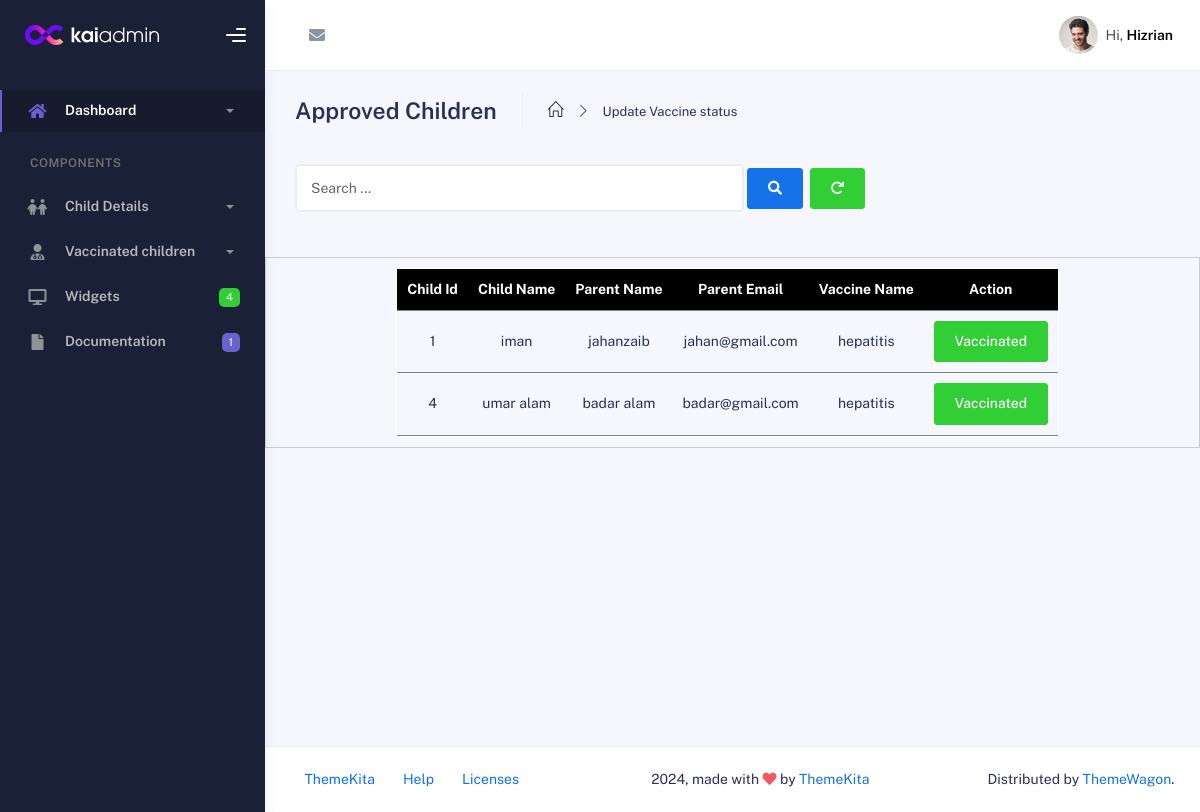
The page /hospital_panel/forms/child_status.php on the database as committed earlier.
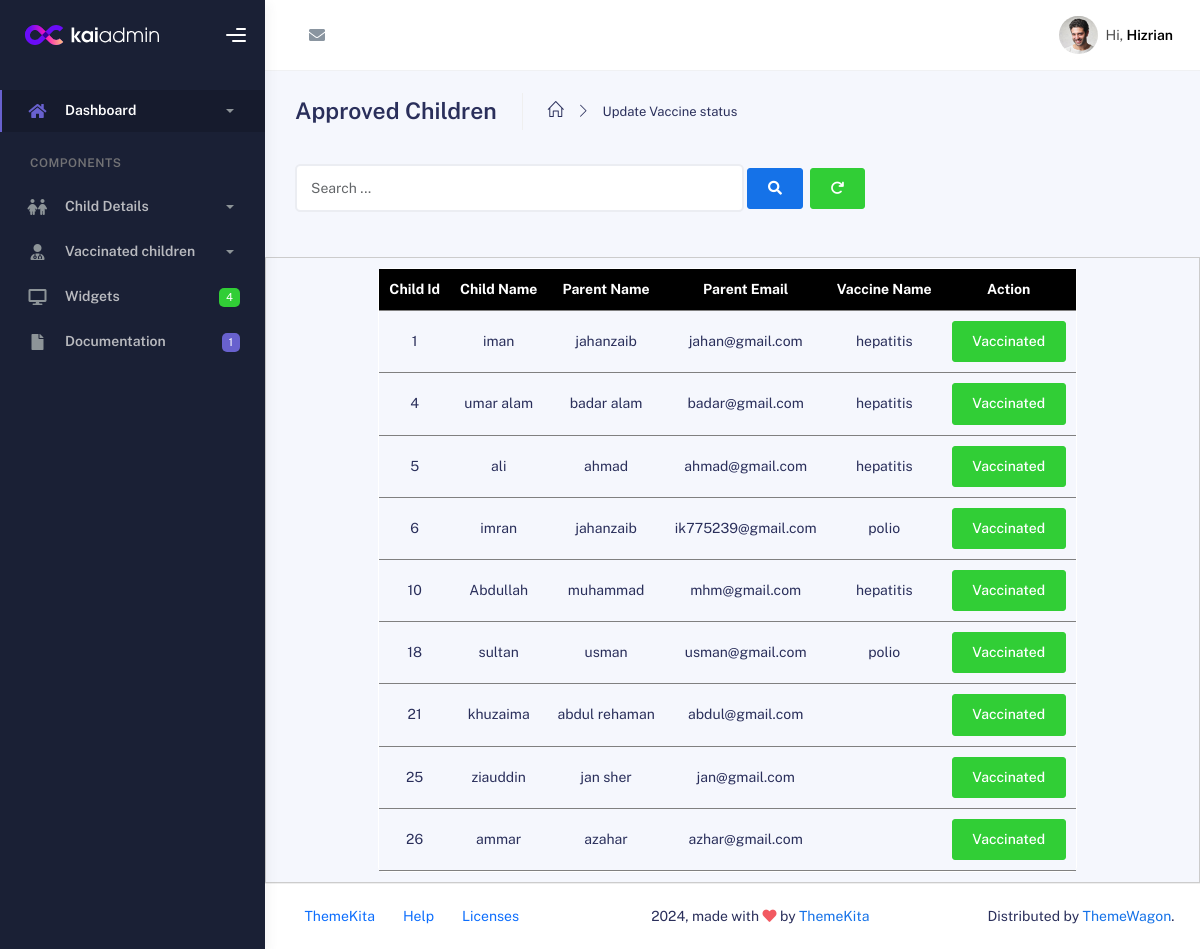
The same page on the database as committed later.
### tables this page shows
CREATE TABLE `child_detail` (
  `id` int(11) NOT NULL,
  `ch_name` varchar(255) NOT NULL,
  `pa_name` varchar(255) NOT NULL,
  `pa_email` varchar(255) NOT NULL,
  `ch_age` int(11) NOT NULL,
  `ch_address` varchar(255) NOT NULL,
  `vac_date` date NOT NULL,
  `ch_dob` date NOT NULL,
  `vac_name` varchar(255) NOT NULL,
  `hos_name` varchar(255) NOT NULL,
  `pa_massege` varchar(300) NOT NULL,
  `child_status` enum('pending','approved','rejected') DEFAULT 'pending',
  `vac_report` enum('vaccinated','not vaccinated') DEFAULT 'not vaccinated'
);

### hospital_panel/forms/child_status.php (the view, shortened to what this page needs)
<?php
include("../f_shared/f_header.php");
include("../f_shared/f_sidebar.php");
$connection=mysqli_connect("localhost","root","","vaccine");
$search = isset($_GET['search']) ? $_GET['search'] : '';
if (!empty($search)) {
    $quer = "SELECT * FROM child_detail WHERE
        ch_name LIKE '%$search%' OR
        pa_name LIKE '%$search%' OR
        pa_email LIKE '%$search%' OR
        vac_name LIKE '%$search%'";
} else {
    $quer="SELECT * FROM child_detail WHERE child_status = 'approved'";
}
$run=mysqli_query($connection,$quer);
if(mysqli_num_rows($run)>0){
?>
<div class="main-panel">
<?php
include("../f_shared/f_nav.php");
?>
<div class="container">
          <div class="page-inner">
            <div class="page-header">
              <h3 class="fw-bold mb-3">Approved Children</h3>
              <ul class="breadcrumbs mb-3">
                <li class="nav-home">
                  <a href="../index.php">
                    <i class="icon-home"></i>
                  </a>
                </li>
                <li class="separator">
                  <i class="icon-arrow-right"></i>
                </li>
                <li class="nav-item">
                  <a href="child_status.php">Update Vaccine status</a>
                </li>
              </ul>
            </div>
            <div class="row">
              <div class="col-md-8">
                  <form method="GET" class="d-flex mb-4">
                              <input
                              type="text"
                              name="search"
                              placeholder="Search ..."
                              class="form-control"
                              value="<?= htmlspecialchars($search) ?>"
                              />
                              <button type="submit" class="btn btn-search btn-primary m-1">
                                  <i class="fa fa-search search-icon"></i>
                              </button>
                              <a href="child_status.php" class="btn btn-success m-1" ><i class="fa-solid fa-arrow-rotate-right"></i></a>
                      </div>
                </div>
            </div>
              <div class="show_hosp d-flex justify-content-center scroll-container" >
            <table border="1px" class="content-item" >
              <thead >
                <tr >
                    <th>Child Id</th>
                    <th>Child Name</th>
                    <th>Parent Name</th>
                    <th>Parent Email</th>
                    <th>Vaccine Name</th>
                    <th style="border-right-color: black !important;">Action</th>
                </tr>
              </thead>
              <tbody>
                <?php
                    while($data=mysqli_fetch_assoc($run)){
                ?>
                <tr >
                <td><?php echo $data['id']; ?></td>
                <td><?php echo $data['ch_name']; ?></td>
                <td><?php echo $data['pa_name']; ?></td>
                <td><?php echo $data['pa_email']; ?></td>
                <td><?php echo $data['vac_name']; ?></td>
                <td>
                <form method='POST' action='update_vac.php'>
                <button type='submit' name='action' value="vaccinated" class="btn btn-success">Vaccinated</button>
            </form>
            </td>
                </tr>
                <?php }?>
              </tbody>
            </table>
            <?php }?>
          </div>
        </div>
<?php
include("../f_shared/f_footer.php");
?>

Rows that differ between the two databases and show on the page:
added child_detail: id "5", ch_name "ali", pa_name "ahmad", pa_email "ahmad@gmail.com", vac_name "hepatitis"
added child_detail: id "6", ch_name "imran", pa_name "jahanzaib", pa_email "ik775239@gmail.com", vac_name "polio"
added child_detail: id "10", ch_name "Abdullah", pa_name "muhammad", pa_email "mhm@gmail.com", vac_name "hepatitis"
added child_detail: id "18", ch_name "sultan", pa_name "usman", pa_email "usman@gmail.com", vac_name "polio"
added child_detail: id "21", ch_name "khuzaima", pa_name "abdul rehaman", pa_email "abdul@gmail.com"
added child_detail: id "25", ch_name "ziauddin", pa_name "jan sher", pa_email "jan@gmail.com"
added child_detail: id "26", ch_name "ammar", pa_name "azahar", pa_email "azhar@gmail.com"
